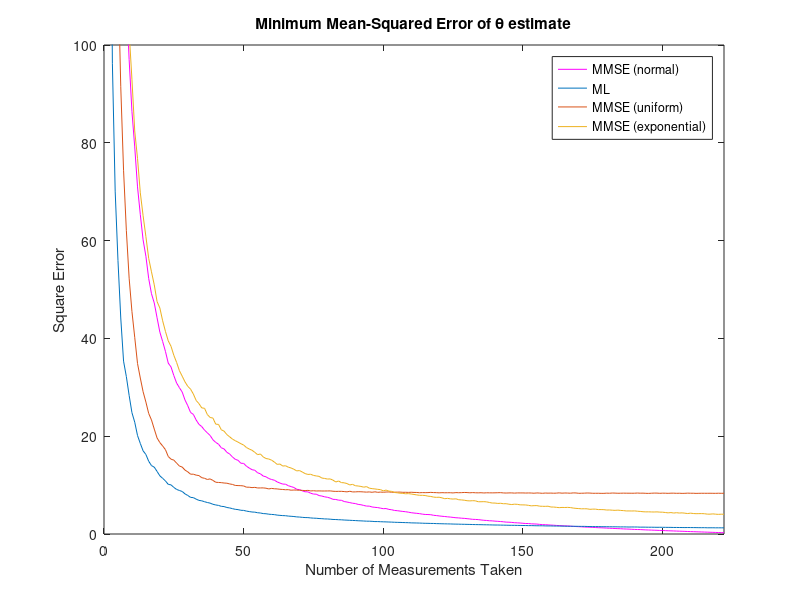
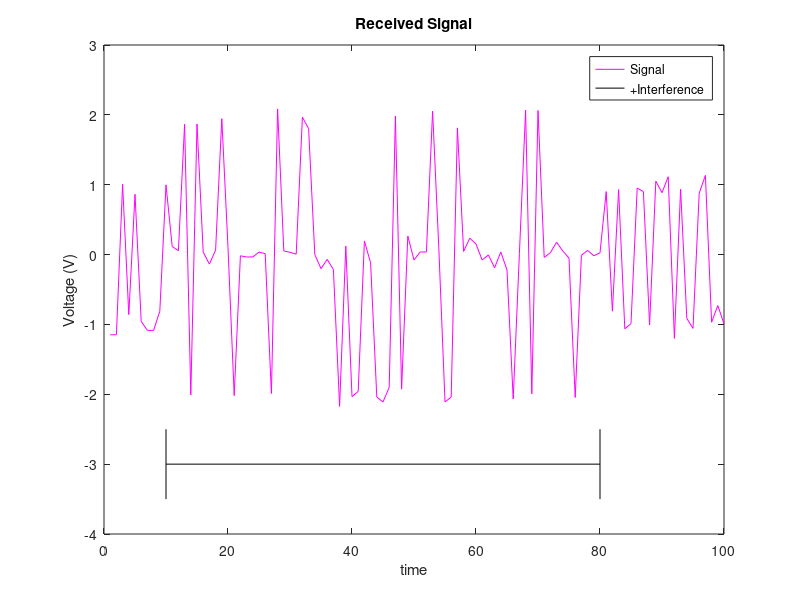

These figures' MATLAB source, in order:
%% Sara Huang & Daniel Nakhimovich
% ECE302: MATLAB Project 1
clear all; close all; clc

%% 1 (a) (b) 

h = 0.5;
mu = 2;
sigma0 = 0.5;
sigma2 = 1;

msemap = @(x,n) (h*sigma0^2*sum(x)+mu*sigma2^2)./(h^2*[1:n]*sigma0^2+sigma2^2);

ml = @(x,n) sum(x)./[1:n];

%% 1 (c)

n = 222;
m = 666;

pmserrs = zeros(m,n);
pmlerrs = zeros(m,n);

for k = 1:m
    theta = triu(normrnd(mu,sigma0,n));
    x = triu(h*theta+normrnd(0,sigma2,n));

    estmse = triu(msemap(x,n));
    mserrs = sum((theta-estmse).^2);
    pmserrs(k,:) = mserrs./[1:n];

    estml = triu(ml(x,n));
    mlerrs = sum((theta-estml).^2);
    pmlerrs(k,:) = mlerrs./[1:n];
end

pmserrs = mean(pmserrs);
pmlerrs = mean(pmlerrs);

plot([1:n],pmserrs,'m')
hold on
plot([1:n],pmlerrs)
axis([0 n 0 100])
xlabel('Number of Measurements Taken')
ylabel('Square Error')
title('Minimum Mean-Squared Error of \theta estimate')
[~,~,~,leg] = legend('MMSE (normal)','ML');

%% 1 (d)

pmserrs2 = zeros(m,n);axis([0 n 0 100])

pmserrs3 = zeros(m,n);

for k = 1:m
    theta2 = triu(unifrnd(-5,5,n));
    x = triu(h*theta2+normrnd(0,sigma2,n));

    estmse2 = triu(msemap(x,n));
    mserrs2 = sum((theta2-estmse2).^2);
    pmserrs2(k,:) = mserrs2./[1:n];

    theta3 = triu(exprnd(mu,n));
    x = triu(h*theta3+normrnd(0,sigma2,n));

    estmse3 = triu(msemap(x,n));
    mserrs3 = sum((theta3-estmse3).^2);
    pmserrs3(k,:) = mserrs3./[1:n];
end

pmserrs2 = mean(pmserrs2);
pmserrs3 = mean(pmserrs3);

plot([1:n],pmserrs2)
hold on
plot([1:n],pmserrs3)
axis([0 n 0 100])
xlabel('Number of Measurements Taken')
ylabel('Square Error')
title('Minimum Mean-Squared Error of \theta estimate')
if length(size(leg)) == 2
    legend(leg{1},leg{2},'MMSE (uniform)', 'MMSE (exponential)')
else
    legend('MMSE (uniform)', 'MMSE (exponential)')
end

%% 2 (a)

% Mathematical Model:
fx = @(x,t,t1,t2,sigma) ...
     (t<t1).*(normpdf(x,-1,sigma)/2+normpdf(x,1,sigma)/2) + ...
     (t>=t1).*(t<=t2).*(normpdf(x,-2,sigma)/4+normpdf(x,0,sigma)/2+normpdf(x,2,sigma)/4) + ...
     (t>t2).*(normpdf(x,-1,sigma)/2+normpdf(x,1,sigma)/2);
     
% Likelihood Function:
L = @(x,t,t1,t2,sigma) sum(log(fx(x,t,t1,t2,sigma)));

%% 2 (b)

tt1 = 10;
tt2 = 80;
tt3 = 100;
sigma = 0.11;

vals = [-1 1];
sig1 = vals(randi([1,2],1,tt1));
interf = vals(randi([1,2],1,tt2-tt1))+vals(randi([1,2],1,tt2-tt1));
sig2 = vals(randi([1,2],1,tt3-tt2));

X = [sig1,interf,sig2];
Xobs = X+sigma*randn(1,tt3);
Xind = [1:tt3];

max = -Inf;
pt1 = 0;
pt2 = 0;
for k1 = [1:tt3]
   for k2 = [k1:tt3]
       m = L(Xobs,Xind,k1,k2,sigma);
       if m > max
           max = m;
           pt1 = k1-1;
           pt2 = k2;
       end
   end
end
pt1
pt2

%% 2 (c)
close all;
figure
plot(Xind,Xobs,'m')
hold on
plot([pt1,pt1],[-3.5,-2.5],'k')
plot([pt2,pt2],[-3.5,-2.5],'k')
plot([pt1,pt2],[-3,-3],'k')
title('Received Signal')
xlabel('time')
ylabel('Voltage (V)')
legend('Signal','+Interference')
